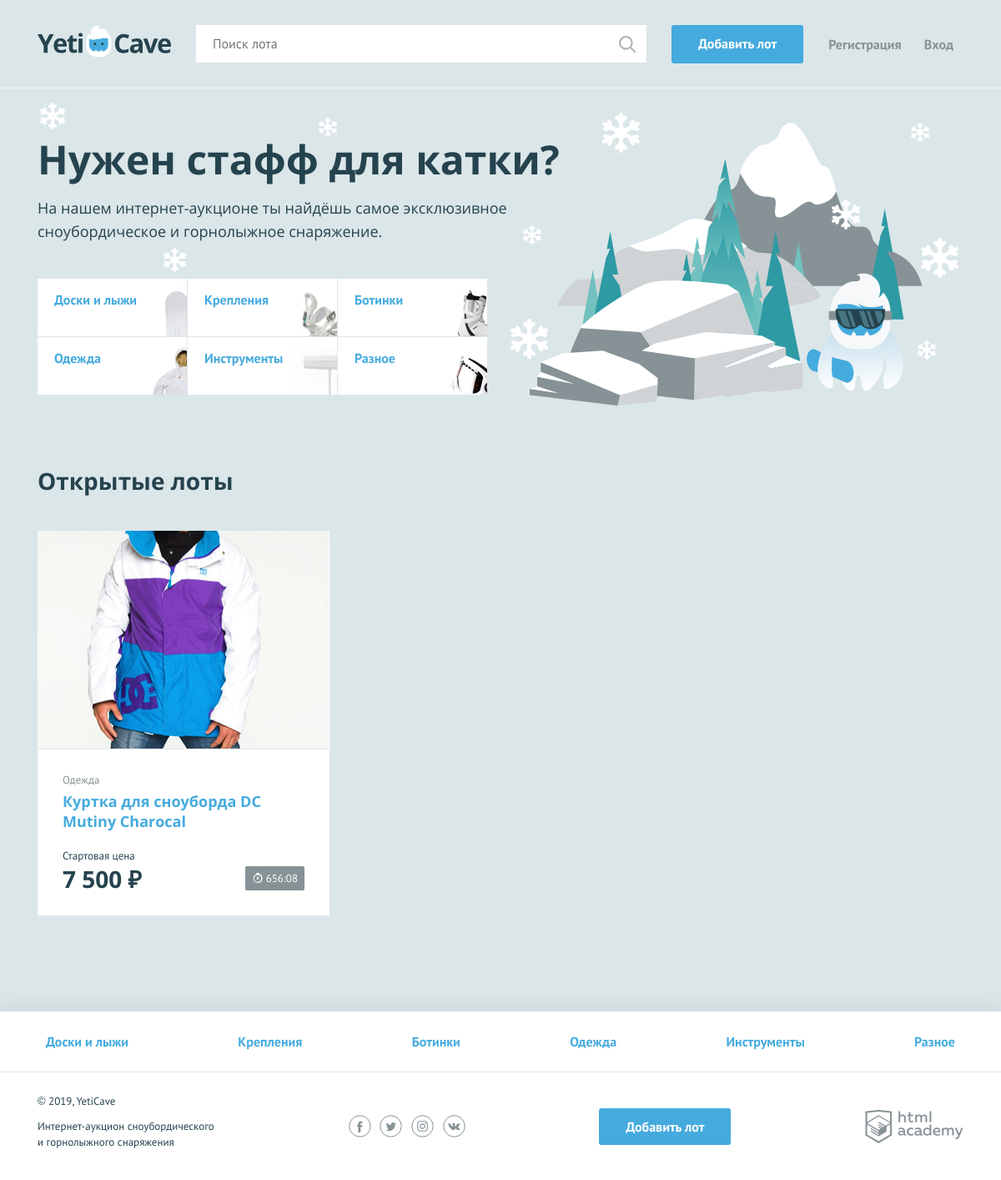
The page / on the database its author committed.
### tables this page shows
CREATE TABLE categories (
    id INT(12) NOT NULL AUTO_INCREMENT PRIMARY KEY,
    name CHAR(64) UNIQUE NOT NULL,
    symbol_code CHAR(64) UNIQUE NOT NULL
);

CREATE TABLE lots
(
    id INT(12)  AUTO_INCREMENT PRIMARY KEY NOT NULL,
    start_date TIMESTAMP DEFAULT CURRENT_TIMESTAMP,
    name CHAR(64) NOT NULL,
    description CHAR(255) NOT NULL,
    image CHAR(255) NOT NULL,
    start_price INT(255)  NOT NULL,
    end_date TIMESTAMP NOT NULL,
    bid_step INT(255)  NOT NULL,
    author_id INT(12)  NOT NULL,
    winner_id INT(12),
    category_id INT(12)  NOT NULL
);

### helpers.php (called while the page is built, shortened)
<?php
function include_template($name, array $data = [])
{
    $name = 'templates/' . $name;
    extract($data);
    require $name;
    $result = ob_get_clean();
    return $result;
}

### functions.php (called while the page is built, shortened)
<?php
function format_price($num, $symbol = ' ₽')
{
    $num = number_format($num, 0, '.', ' ');
    $num = $num . $symbol;
    return $num;
}
function calculate_remaining_time($time)
{
    $current_time = date_create('now');
    $future_time = date_create($time);
    if ($current_time < $future_time) {
        $interval = date_diff($current_time, $future_time);
        $days = date_interval_format($interval, '%a');
        $hours = date_interval_format($interval, '%h');
        $total_hours = sprintf('%02d', $days * 24 + $hours);
        $minutes = date_interval_format($interval, '%I');
        $seconds = date_interval_format($interval, '%S');
        $result = [
            'hours' => $total_hours,
            'minutes' => $minutes,
            'seconds' => $seconds,
            'status' => 'active'
        ];
    }
    return $result;
}
function get_active_lots($con)
{
    $sql = 'SELECT l.NAME, l.start_price, l.image, l.end_date, l.id, c.name FROM lots l JOIN categories c ON l.category_id = c.id WHERE end_date > NOW() ORDER BY start_date DESC
';
    $result = mysqli_query($con, $sql);
    $lots = mysqli_fetch_all($result, MYSQLI_ASSOC);
    return $lots;
}
function get_categories($con)
{
    $sql = 'SELECT id, symbol_code, name FROM categories';
    $result = mysqli_query($con, $sql);
    $categories = mysqli_fetch_all($result, MYSQLI_ASSOC);
    return $categories;
}

### init.php (called while the page is built, shortened)
<?php
if (isset($_SESSION['user'])) {
    $is_auth = 1;
    $user_name = $_SESSION['user']['name'];
} else {
    $is_auth = 0;
}

### templates/main.php (the view)
<section class="promo">
    <h2 class="promo__title">Нужен стафф для катки?</h2>
    <p class="promo__text">На нашем интернет-аукционе ты найдёшь самое эксклюзивное сноубордическое и горнолыжное
        снаряжение.</p>
    <ul class="promo__list">
        <?php foreach ($categories as $category): ?>
            <li class="promo__item  promo__item--<?= $category['symbol_code']; ?>">
                <a class="promo__link" href="/categories.php?category=<?= $category['id']; ?>"><?= htmlspecialchars($category['name']); ?></a>
            </li>
        <?php endforeach ?>
    </ul>
</section>
<section class="lots">
    <div class="lots__header">
        <h2>Открытые лоты</h2>
    </div>
    <ul class="lots__list">
        <?php foreach ($lots as $lot): ?>
            <?php
            $remaining_time = calculate_remaining_time($lot['end_date']);
            $is_finishing = $remaining_time['hours'] === '00' && !$is_dead;
            $timer_class = $is_finishing ? 'timer--finishing' : '';
            ?>
            <li class="lots__item lot">
                <div class="lot__image">
                    <img src="<?= htmlspecialchars($lot['image']); ?>" width="350" height="260" alt="">
                </div>
                <div class="lot__info">
                    <span class="lot__category"><?= htmlspecialchars($lot['name']); ?></span>
                    <h3 class="lot__title"><a class="text-link" href="/lot.php?lot=<?= $lot['id']; ?>"><?= htmlspecialchars($lot['NAME']); ?></a>
                    </h3>
                    <div class="lot__state">
                        <div class="lot__rate">
                            <span class="lot__amount">Стартовая цена</span>
                            <span class="lot__cost"><?= format_price(htmlspecialchars($lot['start_price'])); ?></span>
                        </div>
                        <div class="lot__timer timer <?= $timer_class; ?>">
                            <?= $remaining_time['hours'] . ':' . $remaining_time['minutes']; ?>
                        </div>
                    </div>
                </div>
            </li>
        <?php endforeach ?>
    </ul>
</section>

### templates/layout.php (shortened to what this page needs)
<!DOCTYPE html>
<html lang="ru">
<head>
    <link href="../css/normalize.min.css" rel="stylesheet">
    <link href="../css/style.css" rel="stylesheet">
    <link href="../css/flatpickr.min.css" rel="stylesheet">
</head>
<body>
<div class="page-wrapper">
    <header class="main-header">
        <div class="main-header__container container">
            <a class="main-header__logo" href="/">
                <img src="../img/logo.svg" width="160" height="39" alt="Логотип компании YetiCave">
            </a>
            <form class="main-header__search" method="get" action="search.php" autocomplete="off">
                <input type="search" name="search" placeholder="Поиск лота" value="<?= $search = $search ?? '' ?>">
                <input class="main-header__search-btn" type="submit" name="find" value="Найти">
            </form>
            <a class="main-header__add-lot button" href="add.php">Добавить лот</a>
            <nav class="user-menu">
                <?php if ($is_auth): ?>
                    <div class="user-menu__logged">
                        <p><?= $user_name ?></p>
                        <a class="user-menu__bets" href="bids.php">Мои ставки</a>
                        <a class="user-menu__logout" href="logout.php">Выход</a>
                    </div>
                <?php else: ?>
                    <ul class="user-menu__list">
                        <li class="user-menu__item">
                            <a href="register.php">Регистрация</a>
                        </li>
                        <li class="user-menu__item">
                            <a href="login.php">Вход</a>
                        </li>
                    </ul>
                <?php endif; ?>
            </nav>
        </div>
    </header>
    <?php
    $classname = ($_SERVER['REQUEST_URI'] === "/") ? 'container' : '';
    ?>
    <main class="<?= $classname; ?>">
        <?= $content; ?>
    </main>
</div>
<footer class="main-footer">
    <nav class="nav">
        <ul class="nav__list container">
            <?php foreach ($categories as $category): ?>
                <li class="nav__item <?= $current_category ?>">
                    <a href="/categories.php?category=<?= $category['id']; ?>"><?= htmlspecialchars($category['name']) ?></a>
                </li>
            <?php endforeach ?>
        </ul>
    </nav>
    <div class="main-footer__bottom container">
        <div class="main-footer__copyright">
            <p>© 2019, YetiCave</p>
            <p>Интернет-аукцион сноубордического и горнолыжного снаряжения</p>
        </div>
        <div class="main-footer__social social">
            <a class="social__link social__link--facebook" href="#">
            </a>
            <a class="social__link social__link--twitter" href="#">
            </a>
            <a class="social__link social__link--instagram" href="#">
            </a>
            <a class="social__link social__link--vkontakte" href="#">
            </a>
        </div>
        <a class="main-footer__add-lot button" href="add.php">Добавить лот</a>
        <div class="main-footer__developed-by">
            <a class="logo-academy" href="https://htmlacademy.ru/intensive/php">
            </a>
        </div>
    </div>
</footer>
</body>
</html>

### index.php
<?php
require_once('helpers.php');
require_once('init.php');
require_once('functions.php');
require_once('getwinner.php');
$categories = get_categories($con);
$page_content = include_template('main.php', [
    'categories' => $categories,
    'lots' => get_active_lots($con)
]);
$layout_content = include_template('layout.php', [
    'content' => $page_content,
    'title' => 'Главная',
    'categories' => $categories,
    'user_name' => $user_name,
    'is_auth' => $is_auth
]);
print($layout_content);
?>

### rows shown on the page
categories: shows a picture, name "Доски и лыжи"
categories: shows a picture, name "Крепления"
categories: shows a picture, name "Ботинки"
categories: shows a picture, name "Одежда"
categories: shows a picture, name "Инструменты"
categories: shows a picture, name "Разное"
lots: image (picture), category.name "Одежда", name "Куртка для сноуборда DC Mutiny Charocal", start_price "7 500 ₽", end_date "656", end_date "08"
